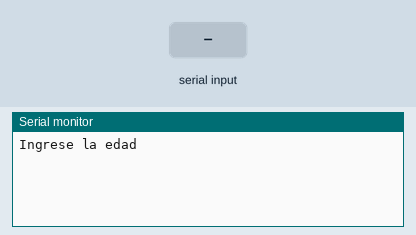
A sketch run on a simulated Arduino Uno, built with avr-gcc and run on an emulated ATmega328P. Shown: the last lines printed to the serial monitor. Inputs (shaded band) come from the test bench.

Above: at 1.2 s.
1.3 s: "90,45\n" received over Serial
At 3.1 s:
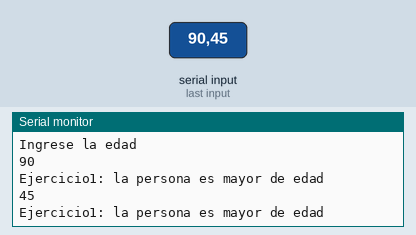
3.3 s: "30,150\n" received over Serial
At 3.7 s:
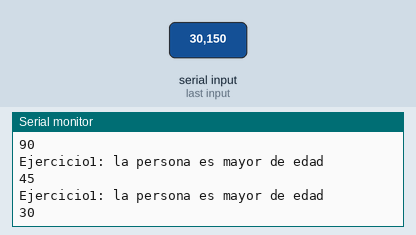
Timing chart, 0 to 6.3 s (numbered marks = the images above; inputs shaded):
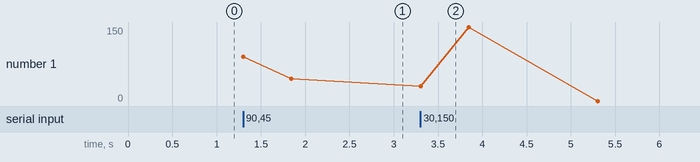

The sketch:

ESTRUCTURAS_DE_CONTROL1.ino
```cpp
/*Utilice la sentencia if para generar un menú que evalúe si una persona es mayor o
menor de edad, Si una persona es menor de edad se mostrara el mensaje en
consola “ejercicio 1: la persona es menor de edad” y por el contrario si es mayor
de edad muestre el mensaje en pantalla “ejercicio 1: la persona es mayor de edad”.
*/
int edad=0;

void setup() {
 Serial.begin(9600);
 Serial.println("Ingrese la edad");
}

void loop() {
  if(Serial.available()>0){
    edad=Serial.parseInt();
    Serial.println(edad);
    delay(500);

    if(edad<=17){
      Serial.println("Ejercicio1: la persona es menor de edad");
      }else {
        Serial.println("Ejercicio1: la persona es mayor de edad");
        }
  }
}
```

Measured:
- after the input at 1.3 s, the serial monitor: prints a new line at once (image 1)
- after the input at 3.3 s, the serial monitor: prints a new line at once (image 2)
